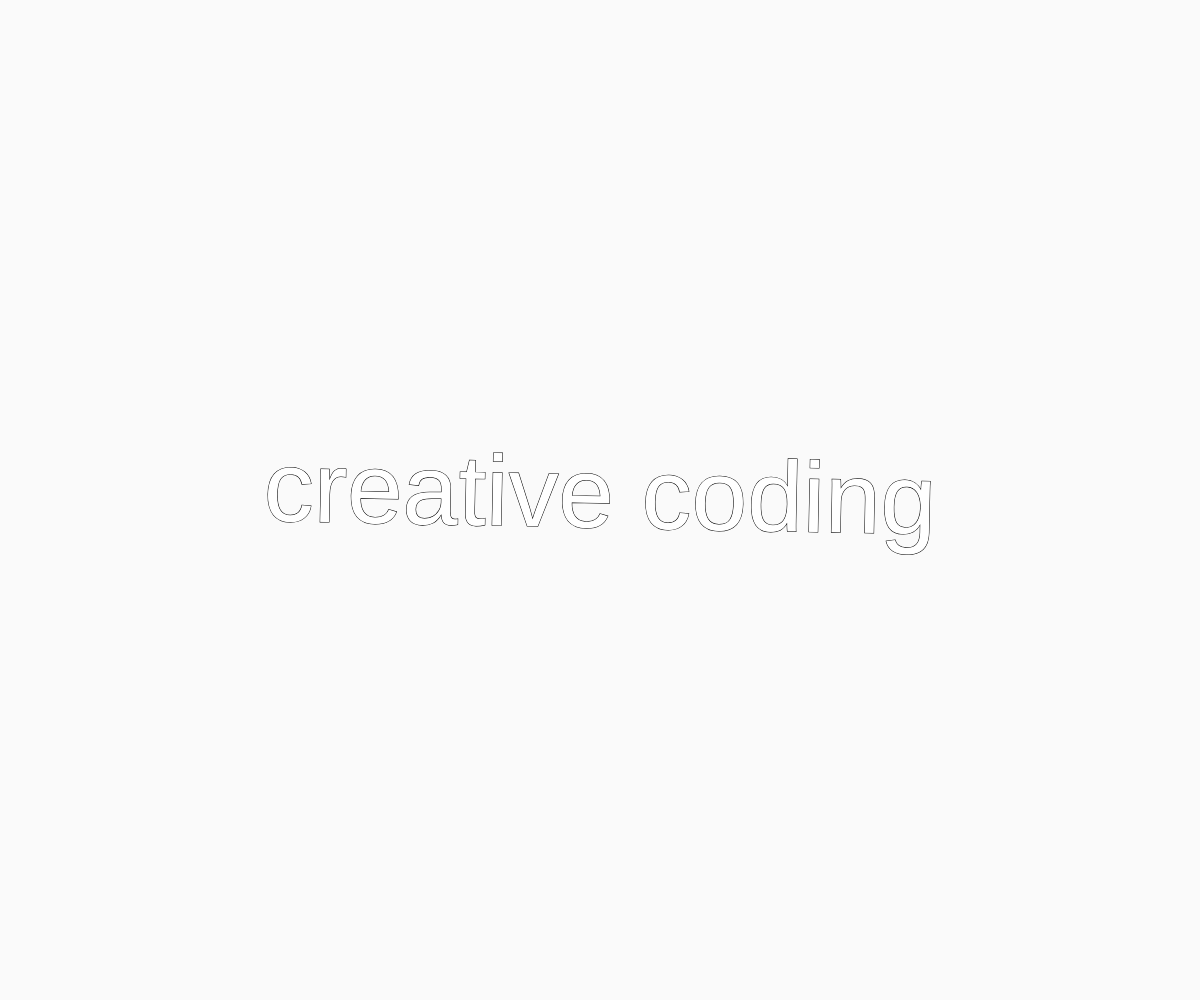
Frame 1 (no input)
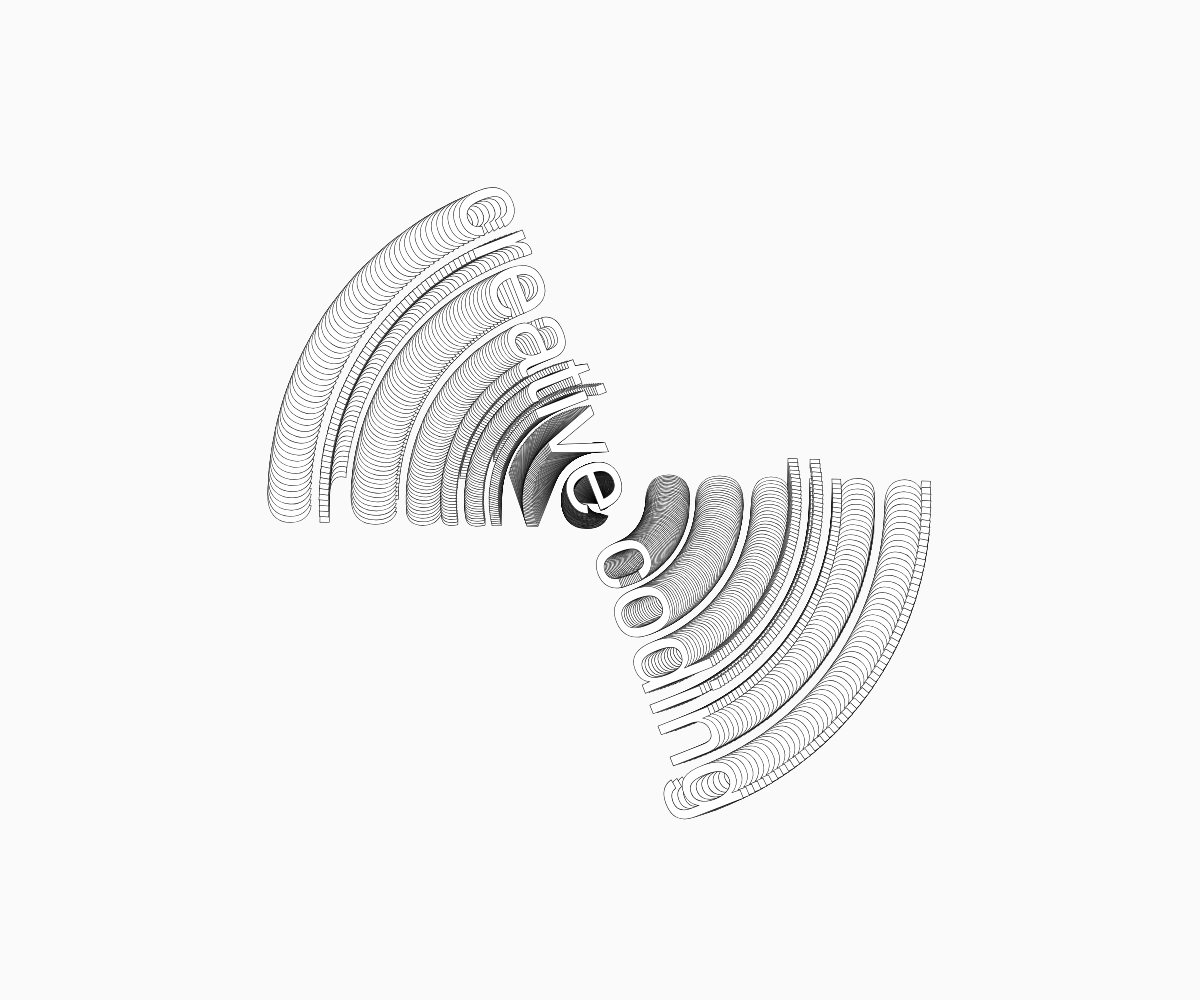
Frame 60 (no input)
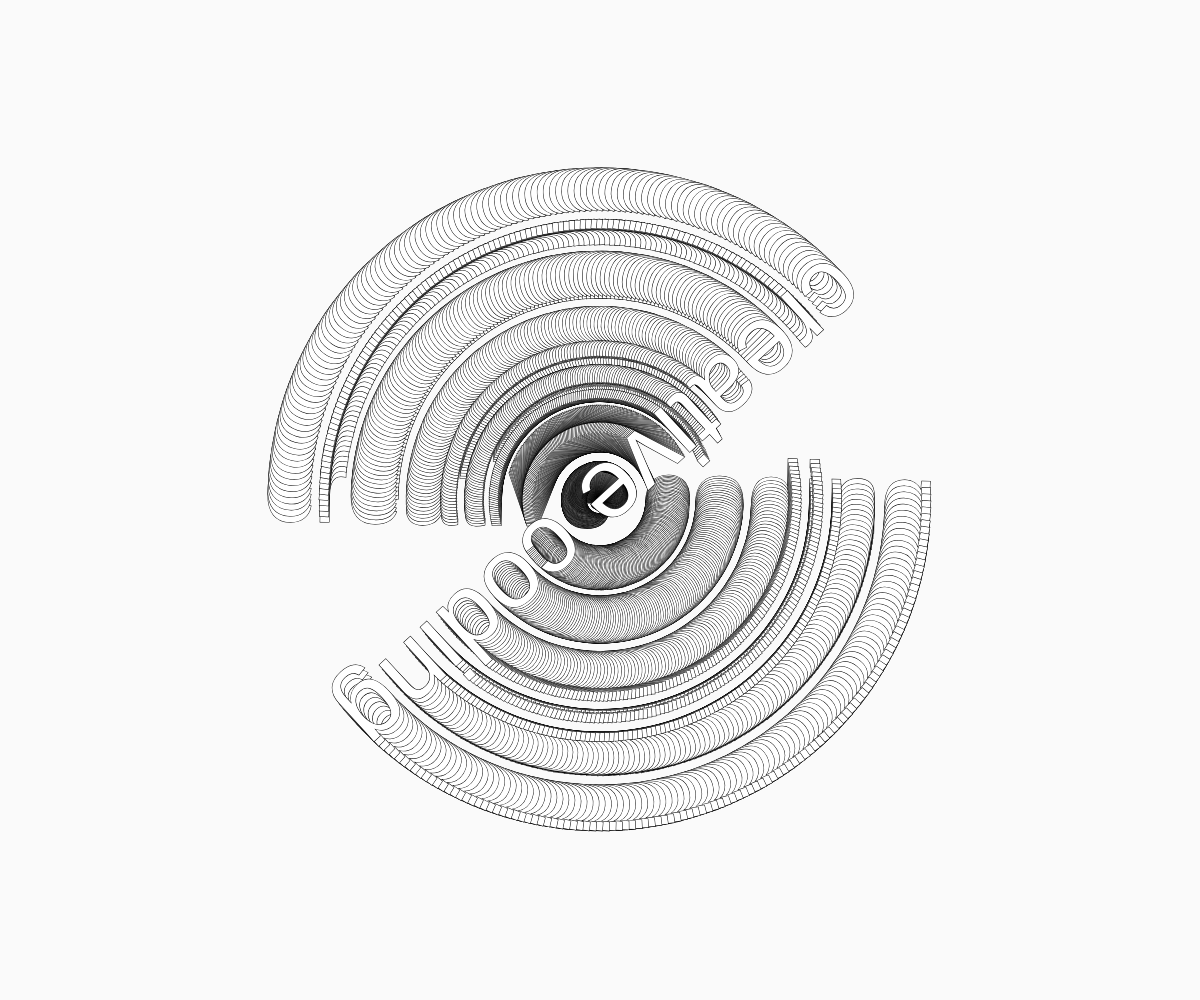
Frame 120 (the mouse pressed at the canvas centre since frame 60)

The p5.js sketch that drew these frames (run headless with seeded random() and noise() and a simulated clock; from frame 60 on, the mouse is pressed at the canvas centre):

// p5.js sketch
// ── sketch.js
let angle = 0
function setup() {
  createCanvas(windowWidth, windowHeight);
  textAlign(CENTER,CENTER);
  textSize(100);
  background(250);
}

function draw() {
  fill(255);
  
  translate(width/2, height/2);
  rotate(frameCount * 0.02);
  stroke(0);

  text('creative coding', 0, 0);
  


}
